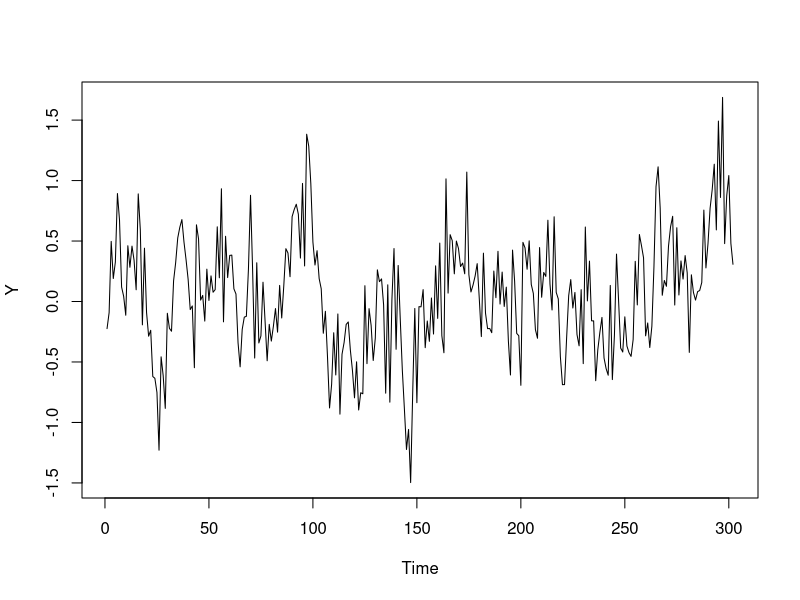
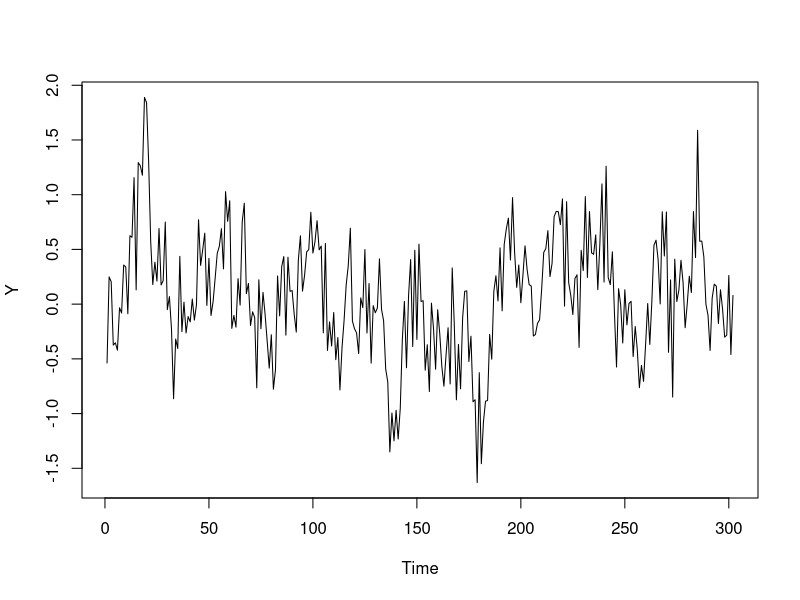
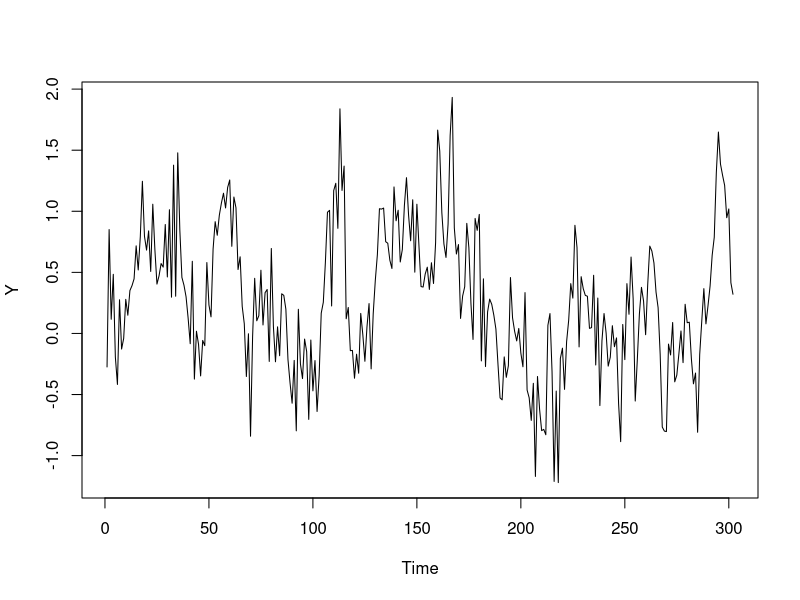
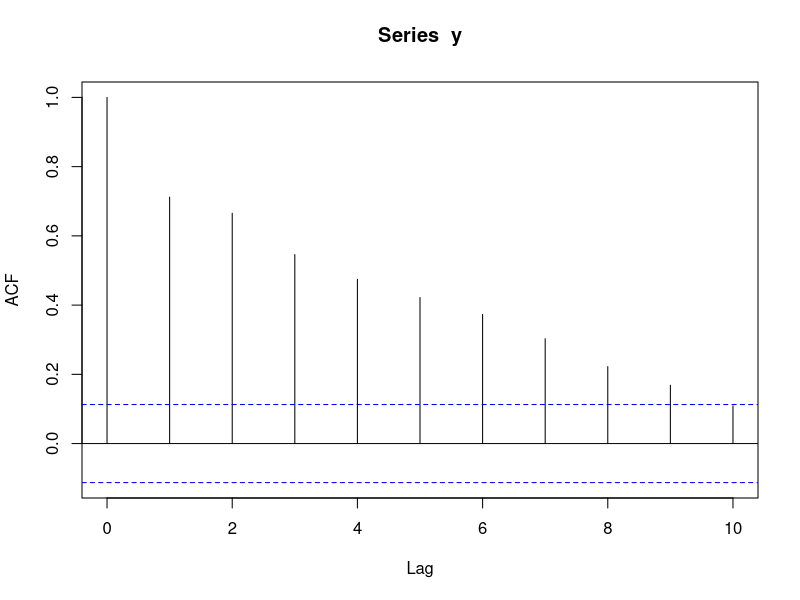
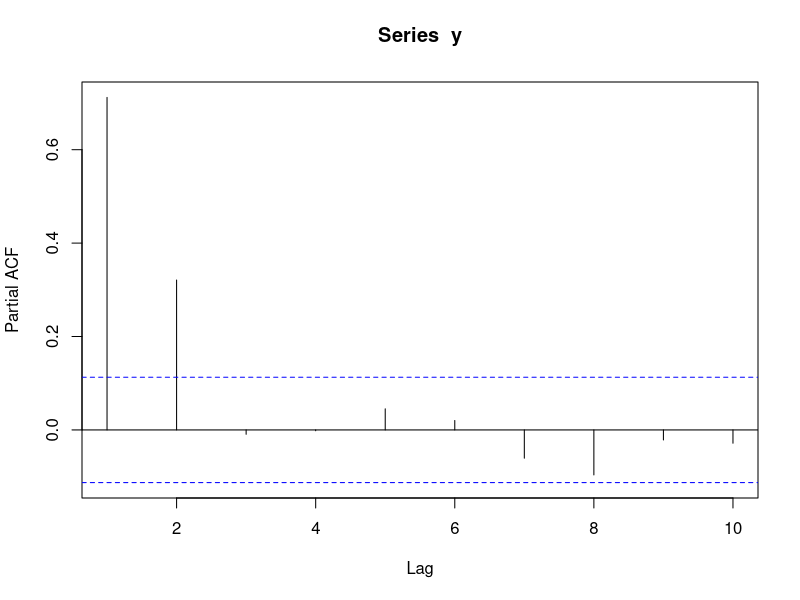
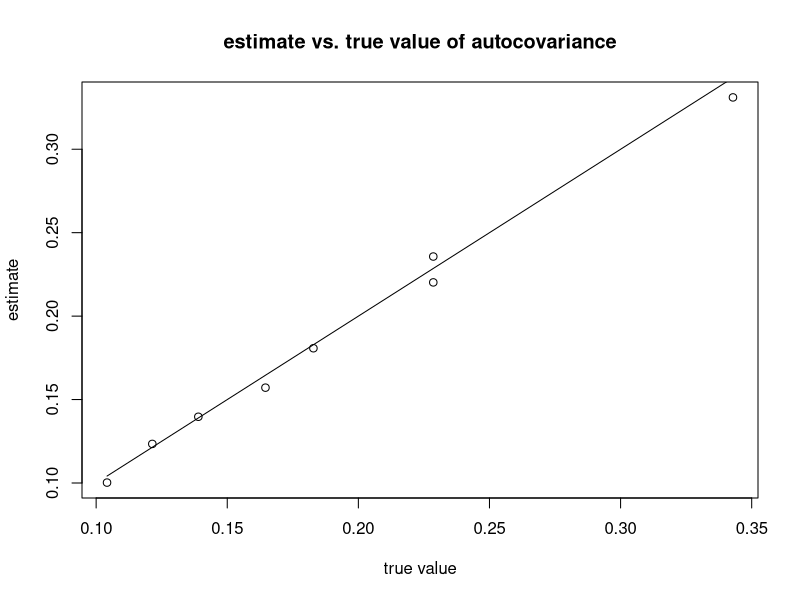

Here is the R script that generated these plots, in order:
## ---- chunk 1
knitr::opts_chunk$set(echo = TRUE)
## ---- chunk 2
x = solve(matrix(c(1,0.4,0.4,1), nrow = 2))
phi = x %*% c(0.4,0.2)
options(digits = 3); phi
rho3 = phi[1]*0.2 + phi[2]*0.4; rho3
## ---- chunk 3
n = 302; alpha1 = 0.4; alpha2 = 0.4; sigma = 0.4
set.seed(123)
eps = rnorm(n,0,0.4)
y = eps
for (i in c(3:n)){
  y[i] = alpha1*y[i-1] + alpha2*y[i-2] + eps[i]
}
plot(y, type = "l", xlab = "Time", ylab = "Y")
set.seed(456)
eps = rnorm(n,0,0.4)
y = eps
for (i in c(3:n)){
  y[i] = alpha1*y[i-1] + alpha2*y[i-2] + eps[i]
}
plot(y, type = "l", xlab = "Time", ylab = "Y")
eps = rnorm(n,0,0.4)
y = eps
for (i in c(3:n)){
  y[i] = alpha1*y[i-1] + alpha2*y[i-2] + eps[i]
}
plot(y, type = "l", xlab = "Time", ylab = "Y")
## ---- chunk 4
acf(y, lag = 10)
acf(y, lag = 10, type = "partial")
## ---- chunk 5
gamma_0 = (0.4)^2/(1-alpha1^2-alpha2^2)
x = solve(t(matrix(c(1,-alpha1,-alpha2,-alpha1,1-alpha2,0,alpha2,alpha1,-1), nrow = 3)))
gamma02 = x %*% c(sigma^2,0,0)
options(digits = 3);
gamma = rep(0,8)
for (i in 1:8){
  if (i <= 3){
    gamma[i] = gamma02[i]
  }
  else{
    gamma[i] = alpha1*gamma[i-1] + alpha2*gamma[i-2]
  }
}
gamma_est = acf(y, type = c("covariance"), plot = FALSE, lag = 7)
plot(gamma, gamma_est$acf,  xlab = "true value", 
     ylab = "estimate", main = "estimate vs. true value of autocovariance")
lines(gamma,gamma)
